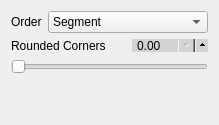
                 <widget class="QWidget" name="tab_11">
                  <attribute name="title">
                   <string>Straight</string>
                  </attribute>
                  <layout class="QVBoxLayout" name="verticalLayout_102">
                   <item>
                    <layout class="QHBoxLayout" name="horizontalLayout_187">
                     <item>
                      <widget class="QLabel" name="label_184">
                       <property name="text">
                        <string>Order</string>
                       </property>
                      </widget>
                     </item>
                     <item>
                      <widget class="QComboBox" name="linestring_connect_link">
                       <item>
                        <property name="text">
                         <string>Segment</string>
                        </property>
                       </item>
                       <item>
                        <property name="text">
                         <string>Horizontal Then Vertical</string>
                        </property>
                       </item>
                       <item>
                        <property name="text">
                         <string>Vertical Then Horizontal</string>
                        </property>
                       </item>
                      </widget>
                     </item>
                    </layout>
                   </item>
                   <item>
                    <layout class="QVBoxLayout" name="verticalLayout_158">
                     <item>
                      <layout class="QHBoxLayout" name="horizontalLayout_168">
                       <item>
                        <widget class="QLabel" name="label_166">
                         <property name="focusPolicy">
                          <enum>Qt::NoFocus</enum>
                         </property>
                         <property name="text">
                          <string>Rounded Corners</string>
                         </property>
                        </widget>
                       </item>
                       <item>
                        <widget class="QDoubleSpinBox" name="linestring_rounded_corners_spin">
                         <property name="focusPolicy">
                          <enum>Qt::ClickFocus</enum>
                         </property>
                         <property name="styleSheet">
                          <string notr="true">QDoubleSpinBox {
	max-height: 11px;
	min-height: 11px;
    min-width: 60px;
    max-width: 60px;
    padding-right: 10px;
    background-color: lightgray;
    padding-top: -2px;
    padding-bottom: -2px;
}

QDoubleSpinBox::up-button {
  subcontrol-origin: padding;
  subcontrol-position: right center;
  left: 7px;
  height: 18px;
  width: 18px;
}

QDoubleSpinBox::down-button {
  subcontrol-origin: content;
  subcontrol-position: right center;
  left: 0px;
  top: 0px;
  height: 18px;
  width: 18px;
}

</string>
                         </property>
                        </widget>
                       </item>
                      </layout>
                     </item>
                     <item>
                      <widget class="QSlider" name="linestring_rounded_corners_slider">
                       <property name="focusPolicy">
                        <enum>Qt::NoFocus</enum>
                       </property>
                       <property name="styleSheet">
                        <string notr="true"/>
                       </property>
                       <property name="orientation">
                        <enum>Qt::Horizontal</enum>
                       </property>
                      </widget>
                     </item>
                    </layout>
                   </item>
                   <item>
                    <spacer name="verticalSpacer_19">
                     <property name="orientation">
                      <enum>Qt::Vertical</enum>
                     </property>
                     <property name="sizeType">
                      <enum>QSizePolicy::Ignored</enum>
                     </property>
                     <property name="sizeHint" stdset="0">
                      <size>
                       <width>20</width>
                       <height>40</height>
                      </size>
                     </property>
                    </spacer>
                   </item>
                  </layout>
                 </widget>
